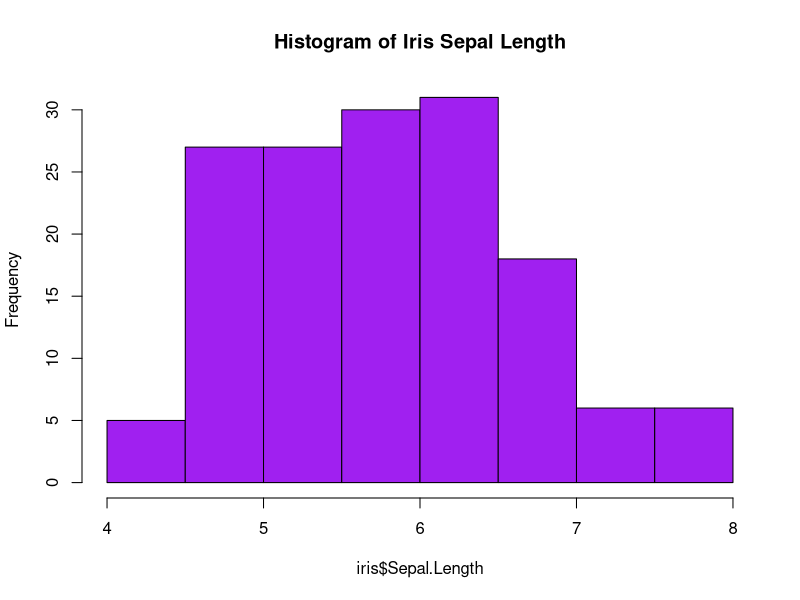

R code for this plot:
## ---- chunk 1

#Summary of Iris Data
summary(iris$Sepal.Length)
## ---- chunk 2
hist(iris$Sepal.Length, col = "Purple", main = "Histogram of Iris Sepal Length")
